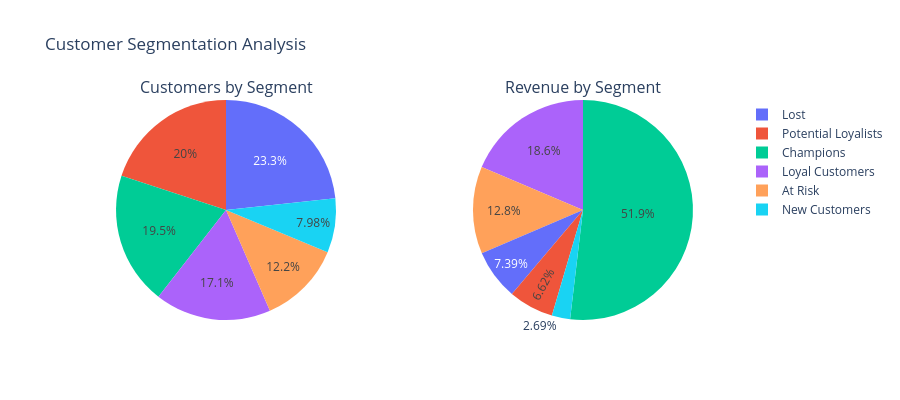

Notebook code for this chart:
### Code cell
# Visualize segments
fig = make_subplots(rows=1, cols=2, specs=[[{'type':'pie'}, {'type':'pie'}]],
                    subplot_titles=['Customers by Segment', 'Revenue by Segment'])

fig.add_trace(
    go.Pie(labels=segment_summary.index, values=segment_summary['Customers'],
           name='Customers'),
    row=1, col=1
)

fig.add_trace(
    go.Pie(labels=segment_summary.index, values=segment_summary['Total Revenue'],
           name='Revenue'),
    row=1, col=2
)

fig.update_layout(title_text='Customer Segmentation Analysis', height=400)
fig.show()

# 80/20 analysis
top_20_pct_customers = int(len(rfm) * 0.2)
top_customers = rfm.nlargest(top_20_pct_customers, 'Monetary')
top_20_revenue = top_customers['Monetary'].sum()
total_revenue = rfm['Monetary'].sum()

print(f"\nINSIGHT: Top 20% of customers generate {top_20_revenue/total_revenue*100:.0f}% of revenue")

### Figure 1 — Plotly figure (JSON) as saved in the notebook; plotly's stock layout.template omitted (floating-point values rounded to 4 significant figures)
{"data": [{"domain": {"x": [0, 0.45], "y": [0, 1]}, "labels": ["Champions", "Loyal Customers", "At Risk", "Lost", "Potential Loyalists", "New Customers"], "name": "Customers", "type": "pie", "values": [88, 77, 55, 105, 90, 36]}, {"domain": {"x": [0.55, 1], "y": [0, 1]}, "labels": ["Champions", "Loyal Customers", "At Risk", "Lost", "Potential Loyalists", "New Customers"], "name": "Revenue", "type": "pie", "values": [93630.0, 33620.0, 23120.0, 13340.0, 11950.0, 4850.0]}], "layout": {"annotations": [{"font": {"size": 16}, "showarrow": false, "text": "Customers by Segment", "x": 0.225, "xanchor": "center", "xref": "paper", "y": 1, "yanchor": "bottom", "yref": "paper"}, {"font": {"size": 16}, "showarrow": false, "text": "Revenue by Segment", "x": 0.775, "xanchor": "center", "xref": "paper", "y": 1, "yanchor": "bottom", "yref": "paper"}], "height": 400, "title": {"text": "Customer Segmentation Analysis"}}}
